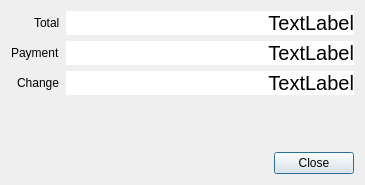
<?xml version="1.0" encoding="UTF-8"?>
<ui version="4.0">
 <class>PaymentCashSuccessDialog</class>
 <widget class="QDialog" name="PaymentCashSuccessDialog">
  <property name="geometry">
   <rect>
    <x>0</x>
    <y>0</y>
    <width>365</width>
    <height>185</height>
   </rect>
  </property>
  <property name="windowTitle">
   <string>Payment Success</string>
  </property>
  <layout class="QVBoxLayout" name="verticalLayout">
   <item>
    <layout class="QFormLayout" name="formLayout">
     <property name="labelAlignment">
      <set>Qt::AlignRight|Qt::AlignTrailing|Qt::AlignVCenter</set>
     </property>
     <item row="0" column="0">
      <widget class="QLabel" name="labelTotal_2">
       <property name="text">
        <string>Total</string>
       </property>
      </widget>
     </item>
     <item row="1" column="0">
      <widget class="QLabel" name="labelPayment_2">
       <property name="text">
        <string>Payment</string>
       </property>
      </widget>
     </item>
     <item row="2" column="0">
      <widget class="QLabel" name="labelChange_2">
       <property name="text">
        <string>Change</string>
       </property>
      </widget>
     </item>
     <item row="0" column="1">
      <widget class="QLabel" name="labelTotal">
       <property name="styleSheet">
        <string notr="true">background: white; color: black; font-size: 20px;</string>
       </property>
       <property name="text">
        <string>TextLabel</string>
       </property>
       <property name="alignment">
        <set>Qt::AlignRight|Qt::AlignTrailing|Qt::AlignVCenter</set>
       </property>
       <property name="margin">
        <number>6</number>
       </property>
      </widget>
     </item>
     <item row="1" column="1">
      <widget class="QLabel" name="labelPayment">
       <property name="styleSheet">
        <string notr="true">background: white; color: black; font-size: 20px;</string>
       </property>
       <property name="text">
        <string>TextLabel</string>
       </property>
       <property name="alignment">
        <set>Qt::AlignRight|Qt::AlignTrailing|Qt::AlignVCenter</set>
       </property>
       <property name="margin">
        <number>6</number>
       </property>
      </widget>
     </item>
     <item row="2" column="1">
      <widget class="QLabel" name="labelChange">
       <property name="styleSheet">
        <string notr="true">background: white; color: black; font-size: 20px;</string>
       </property>
       <property name="text">
        <string>TextLabel</string>
       </property>
       <property name="alignment">
        <set>Qt::AlignRight|Qt::AlignTrailing|Qt::AlignVCenter</set>
       </property>
       <property name="margin">
        <number>6</number>
       </property>
      </widget>
     </item>
    </layout>
   </item>
   <item>
    <spacer name="verticalSpacer">
     <property name="orientation">
      <enum>Qt::Vertical</enum>
     </property>
     <property name="sizeHint" stdset="0">
      <size>
       <width>20</width>
       <height>40</height>
      </size>
     </property>
    </spacer>
   </item>
   <item>
    <layout class="QHBoxLayout" name="horizontalLayout">
     <item>
      <spacer name="horizontalSpacer">
       <property name="orientation">
        <enum>Qt::Horizontal</enum>
       </property>
       <property name="sizeHint" stdset="0">
        <size>
         <width>40</width>
         <height>20</height>
        </size>
       </property>
      </spacer>
     </item>
     <item>
      <widget class="QPushButton" name="pushButton">
       <property name="text">
        <string>Close</string>
       </property>
       <property name="default">
        <bool>true</bool>
       </property>
      </widget>
     </item>
    </layout>
   </item>
  </layout>
 </widget>
 <resources/>
 <connections>
  <connection>
   <sender>pushButton</sender>
   <signal>clicked()</signal>
   <receiver>PaymentCashSuccessDialog</receiver>
   <slot>close()</slot>
   <hints>
    <hint type="sourcelabel">
     <x>314</x>
     <y>162</y>
    </hint>
    <hint type="destinationlabel">
     <x>182</x>
     <y>92</y>
    </hint>
   </hints>
  </connection>
 </connections>
</ui>
